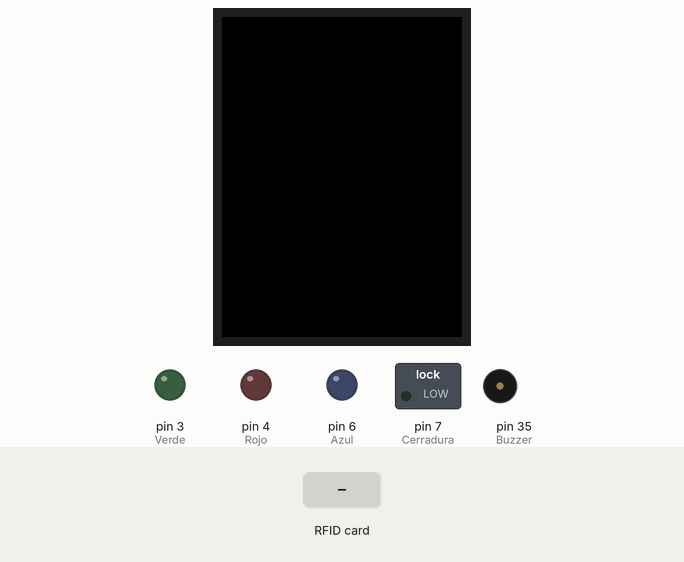
The sketch below on a simulated Arduino Mega 2560, built with avr-gcc and run on an emulated ATmega2560. Parts: 240×320 colour display, switched loads named in the sketch (green lamp = pin HIGH), output pins drawn as LEDs (lit = HIGH), buzzer (waves = sounding, pin HIGH). The test bench sets the inputs (shaded band). WiFi joins after 1.5 s; servers stay silent unless stated; pins used as bus, display or sensor lines are not drawn; what the sketch prints to the serial monitor is not drawn.

Above: at 3.9 s.
4.0 s: RFID card 64 C9 DF E9 held to the reader
At 9.3 s:
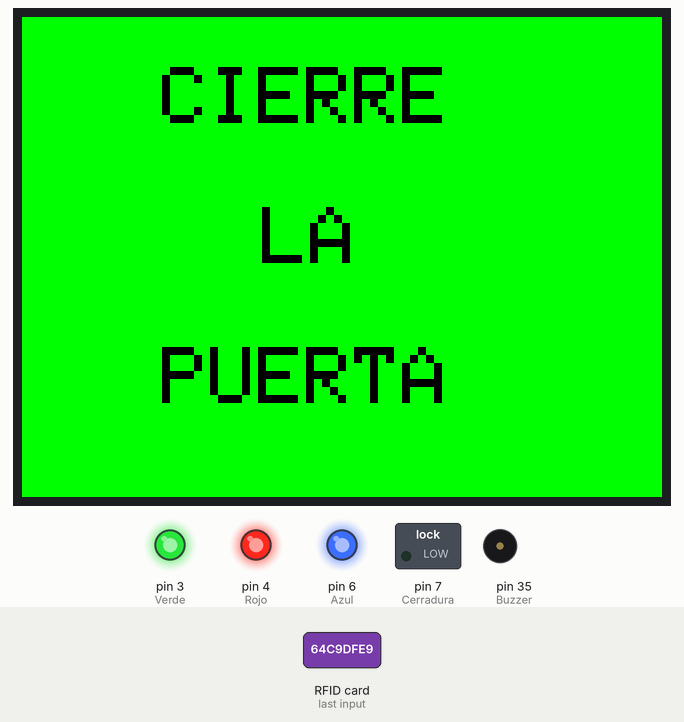
At 11.6 s:
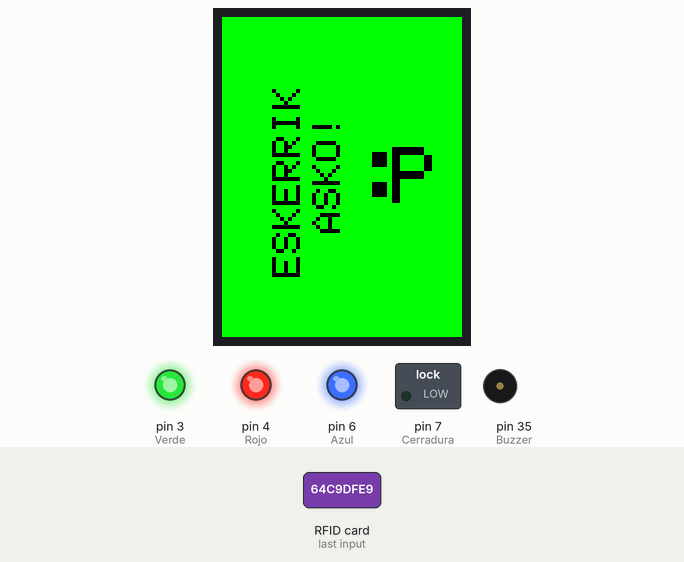
Timing chart, 0 to 17.3 s (numbered marks = the images above; inputs shaded):
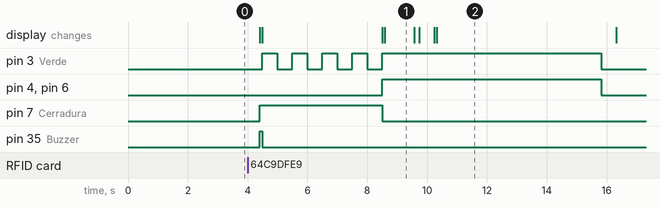

The sketch:

Finall.ino
```cpp
/* Arduino Code which sends data to google spreadsheet */
#include "Adafruit_GFX.h"
#include "Adafruit_ILI9341.h"//Aqui estan las librerias necesiarias para el programa
#include<SPI.h>
#include<MFRC522.h>
#include <Ethernet.h>
#define SS_PIN 53 //Define los pines de la RFID
#define RST_PIN 5

#define TFT_DC 29  //Define los pines de la pantalla RFID
#define TFT_CS 33
#define TFT_RST 31
#define TFT_MISO 23
#define TFT_MOSI 27
#define TFT_CLK 25
#define No_Of_Card 11 //numero de tarjetas que se puede memorizar
Adafruit_ILI9341 tft = Adafruit_ILI9341(TFT_CS, TFT_DC, TFT_MOSI, TFT_CLK, TFT_RST, TFT_MISO);

byte mac[] = {0xDE, 0xAD, 0xBE, 0xEF, 0xFE, 0xEDf2};
char server[] = "api.pushingbox.com";   //Servidor creado para la base de datos
IPAddress ip(10, 25, 65, 77); //Ip que le damos al ethernet shield
EthernetClient client;
MFRC522 rfid(SS_PIN, RST_PIN);
MFRC522::MIFARE_Key key;
byte id [No_Of_Card][4] = {
  {0x64, 0xC9, 0xDF, 0xE9},
  {0x35, 0x51, 0x7B, 0x50},
  {0x35, 0xD4, 0xAA, 0x4F },
  {0xC5, 0xE2, 0x9E, 0x2C },
  {0x16, 0x8C, 0xBA, 0x2D},
  {0x76, 0xB7, 0x0B, 0x2E},
  {0x54, 0x09, 0x09, 0x6F},
  {0xE4, 0xDB, 0xB5, 0x99},
  {0x73, 0x99, 0x2F, 0x13},
  {0x05, 0x47, 0xE5, 0x45},
  {0xEC, 0x76, 0x64, 0x34},
};//Clave de los llaveros


byte id_temp[3][3];
byte i;
int j = 0;
int Verde = 3; //Nombralos los pines con variables
int Rojo = 4;
int Azul = 6;
int Cerradura = 7 ;
int Buzzer = 35 ;
// the setup function runs once when you press reset or power the board
void setup() {


  Serial.begin(9600);
  SPI.begin();
  tft.begin();
  rfid.PCD_Init();

  for (byte i = 0; i < 6; i++)
  {
    key.keyByte[i] = 0xFF;
  }
  if (Ethernet.begin(mac) == 0) {
    Serial.println("Failed to configure Ethernet using DHCP");//Compara la mac y la ip para conectarse a internet
    Ethernet.begin(mac, ip);
  }
  delay(1000);
  Serial.println("connecting...");
  pinMode(Rojo, OUTPUT);
  pinMode(Verde, OUTPUT); //Declaramos los pines como salidas
  pinMode(Azul, OUTPUT);
  pinMode(Cerradura, OUTPUT);
  pinMode(Buzzer, OUTPUT);
  testText4();
  // Serial.println("ILI9341 Test!");


}

// the loop function runs over and over again forever
void loop() {

  int m = 0;
  if (!rfid.PICC_IsNewCardPresent())
    return;
  if (!rfid.PICC_ReadCardSerial()) //Lee la tarjeta
    return;
  for (i = 0; i < 4; i++)
  {
    id_temp[0][i] = rfid.uid.uidByte[i]; //Compara si la tarje esta registrada o no
    delay(50);
  }

  for (i = 0; i < No_Of_Card; i++)
  {
    if (id[i][0] == id_temp[0][0])
    {
      if (id[i][1] == id_temp[0][1])
      {
        if (id[i][2] == id_temp[0][2])
        {
          if (id[i][3] == id_temp[0][3])
          {


            Serial.print("your card no :");//Dice el numero de la tarjeta
            for (int s = 0; s < 4; s++)
            {
              Serial.print(rfid.uid.uidByte[s]);
              Serial.print(" ");

            }
            Serial.println("\nValid Person");//Detecta que la persona es valida


            Sending_To_spreadsheet();//Registra a la persona en el excel
            j = 0;

            relepuertaon();//Desbloquea las cerraduras, activa el buzzer, muestra el texto en la pantalla,enciende los leds parpadeando en verde, bloquea la puerta enciende las luces en blanco muestra texto en la pantalla y luego lo borra
            Buzzeron();
            testText2();

            verde2(); verde(); verde(); verde(); relepuertaoff();
            // Buzzeroff();
            blanco();  testText(); testText6(); testText1();testText7(); testText4();
            Serial.println("termianan leds");
            rfid.PICC_HaltA(); rfid.PCD_StopCrypto1(); Serial.println("ha llegado"); return;

          }
        }
      }
    }

    else
    { j++;
      if (j == No_Of_Card)//Detecta que la tarjeta no es valida
      {
        Serial.println("Not a valid Person");
        Sending_To_spreadsheet();//Registra que la tarjeta no es valida en el excel
        j = 0;

        rojo(); rojo(); rojo(); rojo();   testText3(); testText5();testText4();//Al detectar que la tarjeta no es valida enciende los leds de color rojo y  activa el buzzer y muestra un texto enn la pantalla

      }
    }
  }

  // Halt PICC
  rfid.PICC_HaltA();

  // Stop encryption on PCD
  rfid.PCD_StopCrypto1();
}

void Sending_To_spreadsheet()   //Conexion a la hoja de calculos
{
  if (client.connect(server, 80)) {
    Serial.println("connected");
    // Make a HTTP request:
    client.print("GET /pushingbox?devid=v2AAFDF247E351ED&allowed_members=");     //Link del servidor
    if (j != No_Of_Card)
    {
      client.print('1');
      //      Serial.print('1');
    }
    else
    {
      client.print('0');
    }

    client.print("&Member_ID=");
    for (int s = 0; s < 4; s++)
    {
      client.print(rfid.uid.uidByte[s]);

    }
    client.print(" ");      //SPACE BEFORE HTTP/1.1
    client.print("HTTP/1.1");
    client.println();
    client.println("Host: api.pushingbox.com");
    client.println("Connection: close");
    client.println();
  } else {
    // if you didn't get a connection to the server:
    Serial.println("connection failed");
  }
}


void relepuertaon() {
  digitalWrite(Cerradura, 1);//Activa la cerradura

}
void relepuertaoff() {
  digitalWrite(Cerradura, 0);//Desactiva la cerradura
}
void verde() {

  digitalWrite(Verde, 255); //Verde
  digitalWrite(Azul, 0); //Azul
  digitalWrite(Rojo, 0); //Rojo
  delay(500);//Espera
  digitalWrite(Verde, 0);//Apaga el verde
  delay(500);//Espera
}
void verde2() {
  Buzzeroff();
  digitalWrite(Verde, 255); //Verde
  digitalWrite(Azul, 0); //Azul
  digitalWrite(Rojo, 0); //Rojo
  delay(500);//Espera
  digitalWrite(Verde, 0);//Verde
  delay(500);//Espera

}

void blanco() {

  digitalWrite(Verde, 255); //Verde
  digitalWrite(Azul, 255); //Azul
  digitalWrite(Rojo, 255); //Rojo

}
void rojo() {
  digitalWrite(Verde, 0); //Verde
  digitalWrite(Azul, 0); //Azul
  digitalWrite(Rojo, 255); //Rojo
  Buzzeron();
  delay(500);//Espera
  digitalWrite(Rojo, 0); //Apaga rojo
  Buzzeroff();
  delay(500);//Espera
}
void Buzzeron() {
  digitalWrite(Buzzer, 1);//Activa buzzer
}
void Buzzeroff() {
  digitalWrite(Buzzer, 0);//Desactiva buzzer
}
unsigned long testText() {

  tft.fillScreen(ILI9341_GREEN);//Define color de la pantallaa
  tft.setRotation(1);//Define la horientacion de la pantalla
  tft.setCursor(70, 25);//Define los parametros en los que va a estar el texto
  tft.setTextColor(ILI9341_BLACK);//Define el color de la letra
  tft.setTextSize(4);//Define el tamaño de la letra
  tft.println("CIERRE");//Define el texto que aparecera en la pantalla
  tft.setRotation(1);//Define la horientacion de la pantalla
  tft.setCursor(120, 95);//Define los parametros en los que va a estar el texto
  tft.setTextColor(ILI9341_BLACK);//Define el color de la letra
  tft.setTextSize(4);//Define el tamaño de la letra
  tft.println("LA");//Define el texto que aparecera en la pantalla
  tft.setRotation(1);//Define la horientacion de la pantalla
  tft.setCursor(70, 165);//Define los parametros en los que va a estar el texto
  tft.setTextColor(ILI9341_BLACK);//Define el color de la letra
  tft.setTextSize(4);//Define el tamaño de la letra
  tft.println("PUERTA");//Define el texto que aparecera en la pantalla
  delay(1000);
}
unsigned long testText1() {

  tft.fillScreen(ILI9341_GREEN);//Define color de la pantallaa
  tft.setRotation(1);//Define la horientacion de la pantalla
  tft.setCursor(30, 80);//Define los parametros en los que va a estar el texto
  tft.setTextColor(ILI9341_BLACK);//Define el color de la letra
  tft.setTextSize(6);//Define el tamaño de la letra
  tft.println("GRACIAS!");//Define el texto que aparecera en la pantalla

  tft.setRotation(2);//Define la horientacion de la pantalla
  tft.setCursor(120, 105);//Define los parametros en los que va a estar el texto
  tft.setTextColor(ILI9341_BLACK);//Define el color de la letra
  tft.setTextSize(15);//Define el tamaño de la letra
  tft.println(":");//Define el texto que aparecera en la pantalla

  tft.setRotation(2);//Define la horientacion de la pantalla
  tft.setCursor(170, 130);//Define los parametros en los que va a estar el texto
  tft.setTextColor(ILI9341_BLACK);//Define el color de la letra
  tft.setTextSize(8);//Define el tamaño de la letra
  tft.println("P");//Define el texto que aparecera en la pantalla
  delay(500);//Espera

}

unsigned long testText2() {


  tft.fillScreen(ILI9341_GREEN);
  tft.drawLine(50, 25, 25, 50, ILI9341_RED);
  tft.setRotation(1);
  tft.setCursor(35, 70);
  tft.setTextColor(ILI9341_BLACK);  tft.setTextSize(3.9);
  tft.println("PUERTA ABIERTA");
  tft.setRotation(1);
  tft.setCursor(70, 140);
  tft.setTextColor(ILI9341_BLACK);  tft.setTextSize(3.9);
  tft.println("ATE IREKIA");
  tft.setRotation(1);


}

unsigned long testText3() {


  tft.fillScreen(ILI9341_RED);
  tft.drawLine(50, 25, 25, 50, ILI9341_RED);
  tft.setRotation(1);
  tft.setCursor(54, 60);
  tft.setTextColor(ILI9341_BLACK);  tft.setTextSize(5);
  tft.println("TARJETA");
  tft.setRotation(1);
  tft.setCursor(11, 150);
  tft.setTextColor(ILI9341_BLACK);  tft.setTextSize(5);
  tft.println("INCORRECTA");
  tft.setRotation(1);


}
unsigned long testText4() {
  tft.fillScreen(ILI9341_BLACK);
}
unsigned long testText5() {


  tft.fillScreen(ILI9341_RED);
  tft.drawLine(50, 25, 25, 50, ILI9341_RED);
  tft.setRotation(1);
  tft.setCursor(54, 60);
  tft.setTextColor(ILI9341_BLACK);  tft.setTextSize(5);
  tft.println("TXARTEL");
  tft.setRotation(1);
  tft.setCursor(74, 150);
  tft.setTextColor(ILI9341_BLACK);  tft.setTextSize(5);
  tft.println("OKERRA");
  tft.setRotation(1);

  delay(1000);

}
unsigned long testText6() {


  tft.fillScreen(ILI9341_GREEN);

  tft.setRotation(1);
  tft.setCursor(100, 60);
  tft.setTextColor(ILI9341_BLACK);  tft.setTextSize(4);
  tft.println("ITXI");
  tft.setRotation(1);
  tft.setCursor(105, 150);
  tft.setTextColor(ILI9341_BLACK);  tft.setTextSize(4);
  tft.println("ATEA");
  tft.setRotation(1);


}
unsigned long testText7() {

  tft.fillScreen(ILI9341_GREEN);//Define color de la pantallaa
  tft.setRotation(1);//Define la horientacion de la pantalla
  tft.setCursor(60, 50);//Define los parametros en los que va a estar el texto
  tft.setTextColor(ILI9341_BLACK);//Define el color de la letra
  tft.setTextSize(4);//Define el tamaño de la letra
  tft.println("ESKERRIK");//Define el texto que aparecera en la pantalla


  tft.setRotation(1);//Define la horientacion de la pantalla
  tft.setCursor(80, 90);//Define los parametros en los que va a estar el texto
  tft.setTextColor(ILI9341_BLACK);//Define el color de la letra
  tft.setTextSize(4);//Define el tamaño de la letra
  tft.println(" ASKO!");//Define el texto que aparecera en la pantalla

  tft.setRotation(2);//Define la horientacion de la pantalla
  tft.setCursor(120, 105);//Define los parametros en los que va a estar el texto
  tft.setTextColor(ILI9341_BLACK);//Define el color de la letra
  tft.setTextSize(15);//Define el tamaño de la letra
  tft.println(":");//Define el texto que aparecera en la pantalla

  tft.setRotation(2);//Define la horientacion de la pantalla
  tft.setCursor(170, 130);//Define los parametros en los que va a estar el texto
  tft.setTextColor(ILI9341_BLACK);//Define el color de la letra
  tft.setTextSize(8);//Define el tamaño de la letra
  tft.println("P");//Define el texto que aparecera en la pantalla
  delay(500);//Espera
  delay(5000);//Espera
  digitalWrite(Verde, 0); //Apaga verde
  digitalWrite(Azul, 0); //Apaga azul
  digitalWrite(Rojo, 0); //Apaga rojo
  delay(500);//Espera
}
```

Measured:
- after the input at 4.0 s, pin 3 (Verde): goes 4 × (HIGH 0.50 s, LOW 0.50 s), HIGH 7.3 s, then LOW, starting after 0.50 s; pin 4 (Rojo): LOW → HIGH after 4.5 s, → LOW 7.3 s later
- what the display in image 1 shows lasts 1.0 s, from 8.6 s to 9.6 s
